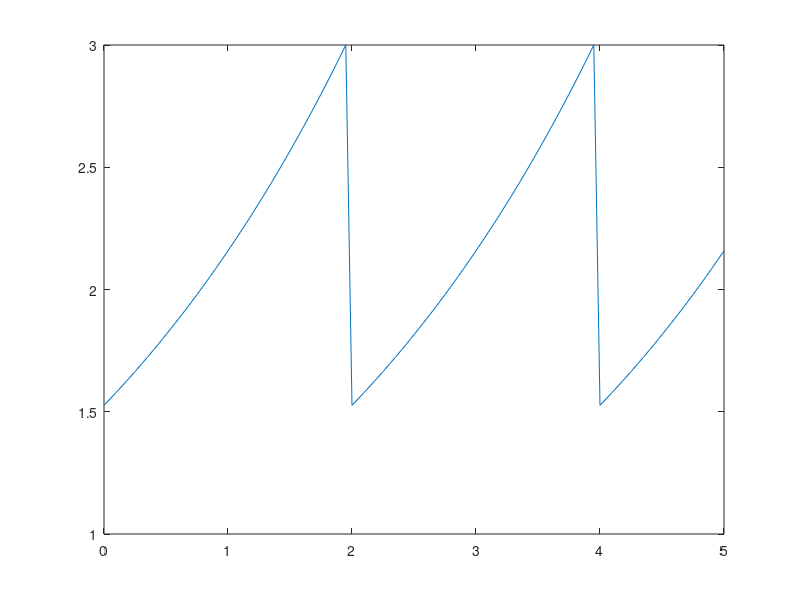
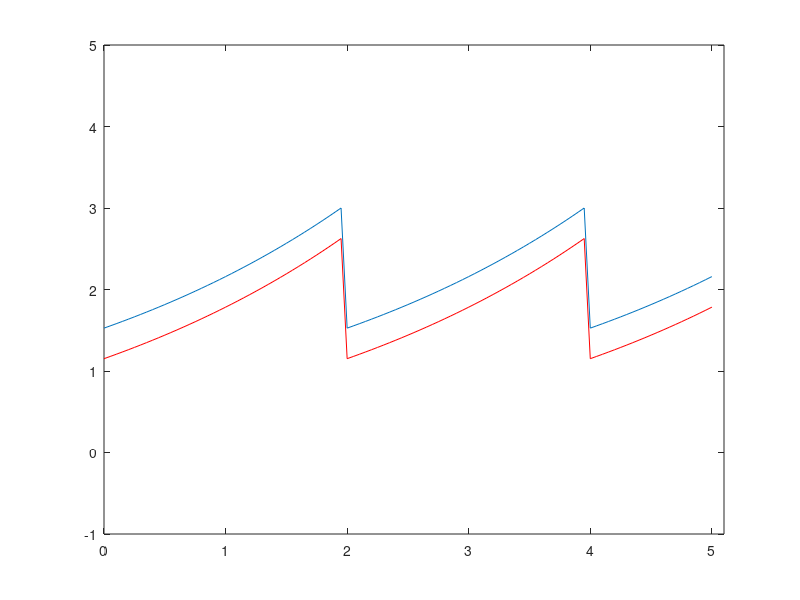
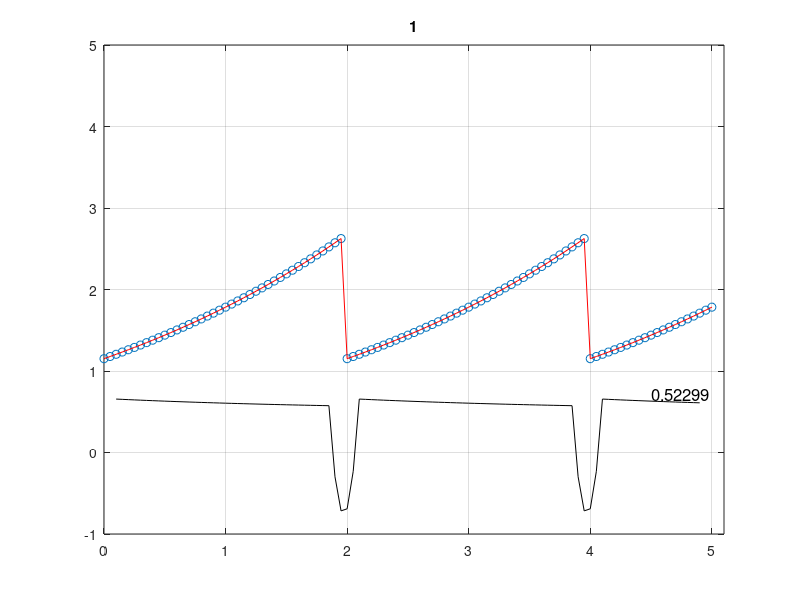
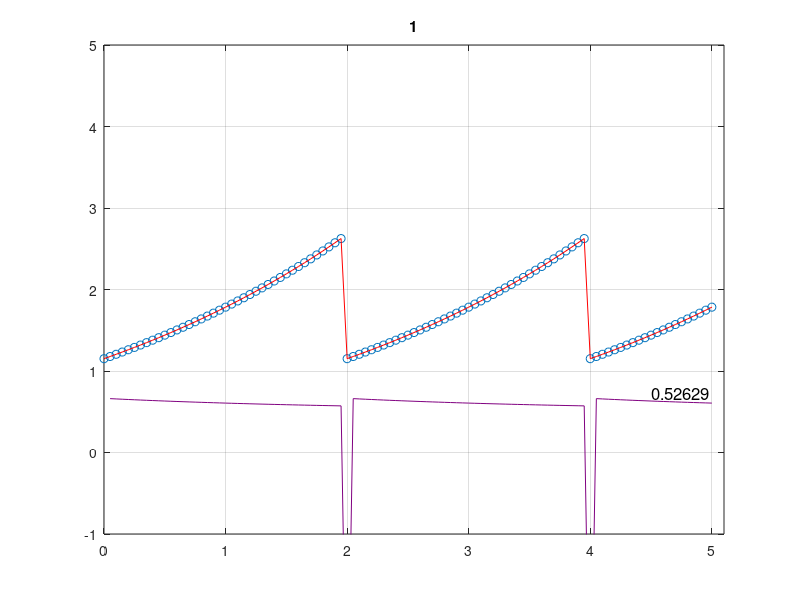

Reproduce these figures in MATLAB, in order.
%% simulateGrowth.m

% Goal: plot a length trajectory over time, of known mu.
%       test how adding different proprotions of size to the "true" length
%       can change how we calculate mu.


% Strategy: 
%       0. initialize mu, size at birth, and time
%       0. initialize array of different added proportions
%       1. plot defined trajectories
%       2. for each trajectory,
%               3. find smoothed mu
%               4. find non-smoothed mu
%       5. determine average mu for all cases
%       6. plot 
%



% last update: 2017 Jul 10
% 
% OK lez go!

%%
% 0. initialize mu, size at birth, and time
clear

mu = .5; % 1/hr
birthSize = 1.5; % um
doublingSize = 2 * birthSize;

time = linspace(0,300,101)/60; % every 3 min for 10 hours (in hours)
timestep = time(2) - time(1);
tolerance = 0.01;

% 0. initialize array of different added proportions
addedProps = -25:25:25;

% 1. plot defined trajectories
lengthTrack = NaN(length(time),1);


% i. Lt = birthSize * 2^(mu*time)
%
Li = birthSize;
for i = 1:length(time)
    
    Lt = Li * (2^(mu*timestep));
    
    if abs(Lt - doublingSize) < tolerance
        
        % a drop! record.
        lengthTrack(i) = Lt;
        
        % re-define current size as start size for next iteration
        Li = birthSize;
        clear Lt
        
    else
        
        % record current size
        lengthTrack(i) = Lt;
        
        % re-define current size as start size for next iteration
        Li = Lt;
        clear Lt
        
    end
    
end

figure(1)
plot(time,lengthTrack)
%axis([0 5.1 2 9])

clear i Li timestep
    
    %%
    
for a = 1:length(addedProps)
    % 2. for each trajectory, initialize data
    
    % 0. initialize size gain (error)
    sizeGain = addedProps(a) / 100;
    errLengthTrack = lengthTrack + (birthSize*sizeGain);
    
    figure()
    plot(time,lengthTrack)
    hold on
    plot(time,errLengthTrack,'r')
    axis([0 5.1 -1 5])
    
    
    windowSize = 5;
    dropThreshold = -0.75;
    
    track = a;
    trackLengths = errLengthTrack;
    %trackWidths = D7{n}(track).MinAx;
    %trackFrames = D7{n}(track).Frame;
    trackTimes = time';
    
    
    % 3. find smoothed mu
    
    % 0. initalize array, curveNum
    curveNum = zeros(length(trackLengths),1);
    
    % i. identify all changes in size > threshold
    sizeChange = diff(trackLengths);
    dropTrack = find(sizeChange <= dropThreshold);
    
    % ii. starting with zero, list curve # for each frame
    currentCurve = 0;
    nextCurve = 1;
    if ~isempty(dropTrack)
        for i = 1:length(curveNum)
            if nextCurve <= length(dropTrack)
                curveNum(i) = currentCurve;
                
                if i == dropTrack(nextCurve)
                    currentCurve = currentCurve+1;
                    nextCurve = nextCurve+1;
                end
                
            else
                curveNum(i) = currentCurve;
            end
        end
    end
    clear currentCurve nextCurve i sizeChange;
    
    %%
    % 5. initialize windows for current track
    
    % i. define row numbers for first window
    firstWindow = 1:windowSize;
    
    % ii. calculate number of windows in current track
    numWindows = length(trackLengths) - windowSize +1;
    
    % iii. initialize current window to begin calculations
    currentWindow = firstWindow; % will slide by +1 for each iternation
    
    
    %  6. per window
    for w = 1:numWindows
        
        % 6. isolate current window's time, length, and curve #
        wLength = trackLengths(currentWindow);
        %wVolume = v_anupam(currentWindow);
        wCurves = curveNum(currentWindow);
        wTime = trackTimes(currentWindow);
        
        % 7. if curve # changes, adjust window Lengths by one of two means:
        isDrop = diff(wCurves);
        if sum(isDrop) ~= 0
            
            % i. find point of drop
            dropPoint = find(isDrop ~= 0);
            
            %         % if drop is in latter half of curve...
            %         if dropPoint > 2
            
            % ii. double length values after change
            multiplier = NaN(windowSize,1);
            minCurve = min(wCurves);
            maxCurve = max(wCurves);
            multiplier(wCurves == minCurve) = 1;
            multiplier(wCurves == maxCurve) = 2;
            
            wLength_adjusted = wLength.*multiplier;
            
            %         else
            %
            %             % if drop is in latter half of curve...
            %             % ii. double length values after change
            %             multiplier = NaN(windowSize,1);
            %             minCurve = min(wCurves);
            %             maxCurve = max(wCurves);
            %             multiplier(wCurves == minCurve) = 0.5;
            %             multiplier(wCurves == maxCurve) = 1;
            %
            %             wLength_adjusted = wLength.*multiplier;
            %
            %         end
            
            % iii. use effective length to calculate mu (see below for comments)
            ln_length = log(wLength_adjusted);
            fitLine = polyfit(wTime,ln_length,1);
            mu = fitLine(1)/log(2);         % divide by log(2), as eqn raises 2 by mu*t
            
            
            %  8. if no change in curve #, use effective length to calculate mu
        else
            % i. ln(effective length) vs time
            ln_length = log(wLength);
            
            % ii. fit linear slope to ln(eL) vs time
            fitLine = polyfit(wTime,ln_length,1); % gives: fitLine = [0.6931, -0.0000]
            % where:   slope = fitLine(1)
            %          y-int = fitLine(2)
            
            % iii. mu = slope / ln(2)
            mu = fitLine(1)/log(2);         % divide by log(2), as eqn raises 2 by mu*t
            
        end
        
        % 9. save mu and y-intercept
        slidingData(w,1) = mu;
        slidingData(w,2) = fitLine(2); % log(initial length), y-int
        
        % 10. repeat for all windows
        currentWindow = currentWindow + 1;
        
        clear wLength wCurves mu fitLine ln_length dropPoint isDrop maxCurve minCurve;
        clear wLength_adjusted multiplier experiment newFolder wTime;
    end
    
    % determine ave and std of mu
    aveMu_smoothed(a,1) = mean(slidingData(:,1));
    stdMu_smoothed(a,1) = std(slidingData(:,1));
    
    %%
    figure()
    plot(trackTimes, trackLengths,'o')
    hold on
    plot(trackTimes, trackLengths,'r')
    grid on
    %xlim([0 202])
    title(track);
    
    
    hold on
    plot(trackTimes(3:end-2),slidingData(:,1),'Color','k');
    text(4.5, aveMu_smoothed(a) + 0.2, num2str(aveMu_smoothed(a)),'Color','k','FontSize',12);
    %xlim([0 202])
    title(track);
    axis([0 5.1 -1 5])
    
    
    
    %%
    %               4. find non-smoothed mu
    
    windowSize =2;
    % i. define row numbers for first window
    firstWindow = 1:windowSize;
    
    % ii. calculate number of windows in current track
    numWindows = length(trackLengths) - windowSize +1;
    
    % iii. initialize current window to begin calculations
    currentWindow = firstWindow; % will slide by +1 for each iternation
    
    %  6. per window
    for w = 1:numWindows
        
        % 6. isolate current window's time, length, and curve #
        wLength = trackLengths(currentWindow);
        %wVolume = v_anupam(currentWindow);
        wCurves = curveNum(currentWindow);
        wTime = trackTimes(currentWindow);
        
        % 7. if curve # changes, adjust window Lengths by one of two means:
        isDrop = diff(wCurves);
        if sum(isDrop) ~= 0
            
            % i. find point of drop
            dropPoint = find(isDrop ~= 0);
            
            
            % ii. double length values after change
            multiplier = NaN(windowSize,1);
            minCurve = min(wCurves);
            maxCurve = max(wCurves);
            multiplier(wCurves == minCurve) = 1;
            multiplier(wCurves == maxCurve) = 2;
            
            wLength_adjusted = wLength.*multiplier;
            
            % calculate mu between two timepoints
            ln_ratioL = log(wLength_adjusted(2)/wLength_adjusted(1));
            deltaT = wTime(2) - wTime(1);
            
            mu = ln_ratioL/(log(2)*deltaT);
            
            
            
            %  8. if no change in curve #, use effective length to calculate mu
        else
            % calculate mu between two timepoints
            ln_ratioL = log(wLength(2)/wLength(1));
            deltaT = wTime(2) - wTime(1);
            
            mu = ln_ratioL/(log(2)*deltaT);
            
        end
        
        % 9. save mu and y-intercept
        slidingData_nonSmoothed(w,1) = mu;
        %slidingData(w,2) = fitLine(2); % log(initial length), y-int
        
        % 10. repeat for all windows
        currentWindow = currentWindow + 1;
        
        clear wLength wCurves mu fitLine ln_length dropPoint isDrop maxCurve minCurve;
        clear wLength_adjusted multiplier experiment newFolder wTime;
    end
    
    % 5. determine average mu for all cases
    aveMu_unsmoothed(a,1) = mean(slidingData_nonSmoothed);
    stdMu_unsmoothed(a,1) = std(slidingData_nonSmoothed);
    %%
    figure()
    plot(trackTimes, trackLengths,'o')
    hold on
    plot(trackTimes, trackLengths,'r')
    grid on
    title(track);
    
    hold on
    plot(trackTimes(2:end),slidingData_nonSmoothed,'Color',[0.5 0 0.5]);
    text(4.5, aveMu_unsmoothed(a) + 0.2, num2str(aveMu_unsmoothed(a)),'Color','k','FontSize',12);
    axis([0 5.1 -1 5])
    
    title(track);
    

    
end

% 6. plot





